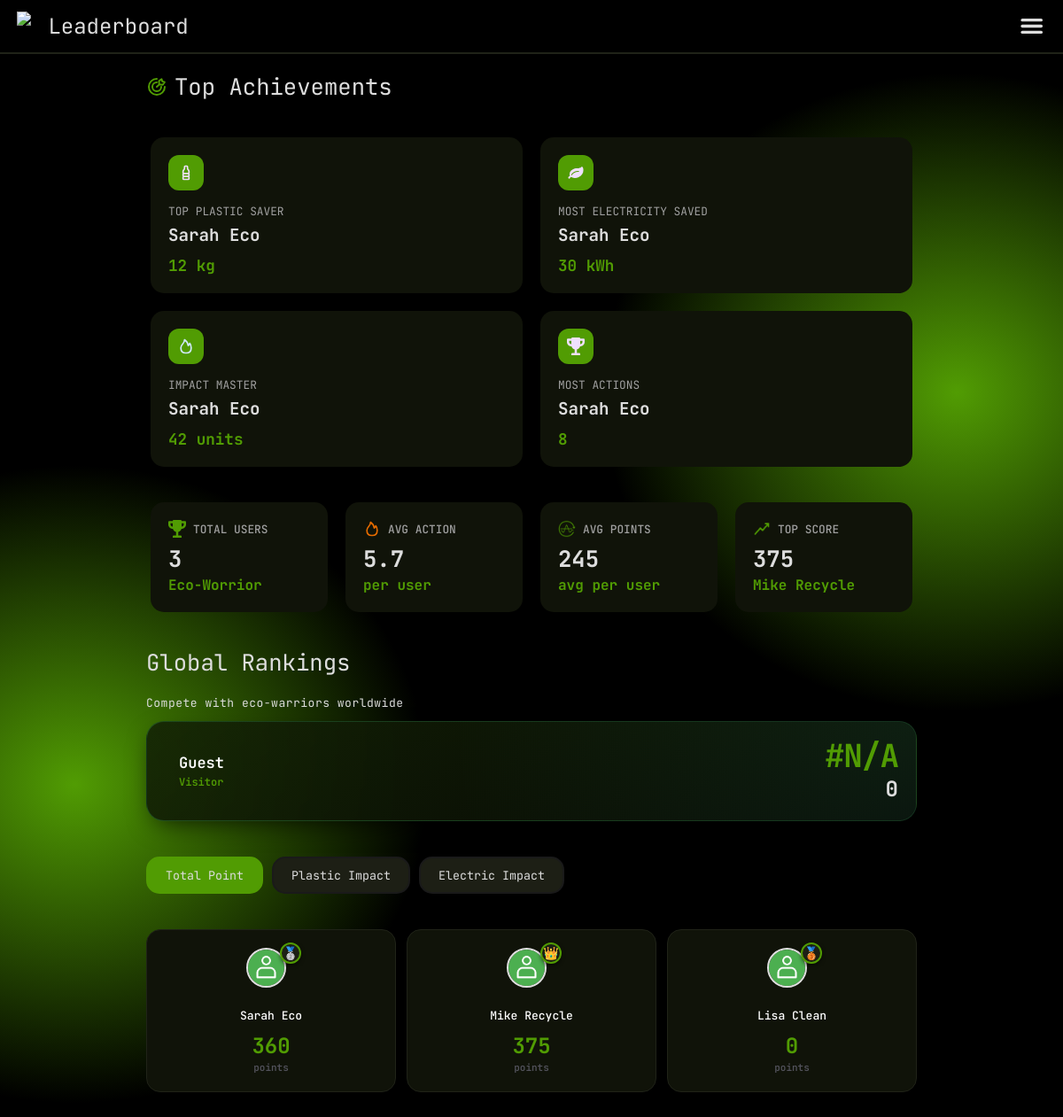
The page /leaderboard.php on the database its author committed.
### tables this page shows
CREATE TABLE USERS (
    username VARCHAR(200) PRIMARY KEY,
    email VARCHAR(200),
    password VARCHAR(64),
    name VARCHAR(200),
    DOB INT,
    profile_picture BLOB,
    role VARCHAR(20),
    FOREIGN KEY (role) REFERENCES ROLES(role)
);

### api/users/fetch_all.php (called while the page is built, shortened)
<?php
include dirname(__DIR__) . '/conn.php';
$query = "SELECT * FROM ecoquest.USERS";
$users = array();
$queryResult = mysqli_query($dbConnection, $query);
foreach (mysqli_fetch_all($queryResult, MYSQLI_ASSOC) as $line) {
    $users[$line['username']] = array(
        'username' => $line['username'],
        'password' => $line['password'],
        'name' => $line['name'],
        'DOB' => (int)$line['DOB'],
        'profile_picture' => $line['profile_picture'],
        'role' => $line['role']
    );
}

### api/submission/fetch_all.php (called while the page is built, shortened)
<?php
include dirname(__DIR__) . '/conn.php';
include dirname(__DIR__) . '/submission/functions.php';
$query = "SELECT * FROM ecoquest.SUBMISSION";
$submissions = array();
$queryResult = mysqli_query($dbConnection, $query);
foreach (mysqli_fetch_all($queryResult, MYSQLI_ASSOC) as $line) {
    $submissions[$line['ID']] = array(
        'ID' => $line['ID'],
        'user' => $line['user'],
        'task_ID' => $line['task_ID'],
        'submitted_timestamp' => (int)$line['submitted_timestamp'],
        'action_count' => (int)$line['action_count'],
        'status' => $line['status'],
        'curator' => $line['curator']
    );
}

### api/points/fetch_all.php (called while the page is built, shortened)
<?php
include dirname(__DIR__) . '/conn.php';
$query = "SELECT * FROM ecoquest.POINTS";
$points = array();
$queryResult = mysqli_query($dbConnection, $query);
foreach (mysqli_fetch_all($queryResult, MYSQLI_ASSOC) as $line) {
    $points[$line['ID']] = array(
        'ID' => $line['ID'],
        'amount' => (int)$line['amount'],
        'timestamp' => (int)$line['timestamp'],
        'submission' => $line['submission']
    );
}

### api/goals/functions.php (called while the page is built, shortened)
<?php
function goals_contributions_all($username, $type = NULL, $onlyActive = true)
{
    include dirname(__DIR__) . '/conn.php';
    $query = "select *, coalesce((
        select
    	sum(task.goal_contribution * submission.action_count)
	    from submission
            inner join task
            on task.ID = submission.task_ID
        where
            (submission.user = '$username') and
            (submission.status = 'approved') and
            (task.goal_type = goals.goal_type)
            " . ($onlyActive ? "and (submission.submitted_timestamp between goals.starting_time and goals.ending_time)" : "") . "
    ), 0) as total from goals
    " . (is_null($type) ? "" : "where (goals.type = '$type')");
    $queryResult = mysqli_query($dbConnection, $query);
    $result = array();
    foreach (mysqli_fetch_all($queryResult, MYSQLI_ASSOC) as $row) {
        $result[$row['ID']] = array(
            'ID' => $row['ID'],
            'title' => $row['title'],
            'description' => $row['description'],
            'media' => $row['media'],
            'goal_type' => $row['goal_type'],
            'goal' => $row['goal'],
            'starting_time' => intval($row['starting_time']),
            'ending_time' => intval($row['ending_time']),
            'type' => $row['type'],
            'total' => floatval($row['total']),
        );
    }
    return $result;
}

### leaderboard.php (the view, shortened to what this page needs)
<?php
include 'api/reward/fetch_all.php';
include 'api/users/fetch_all.php';
include 'api/submission/fetch_all.php';
include 'api/task/fetch_all.php';
include 'api/points/fetch_all.php';
include 'api/roles/fetch_all.php';
include 'api/credentials/fetch_all.php';
include 'api/goals/functions.php';
$participants = array_filter($users, function($u) {
    return isset($u['role']) && $u['role'] === 'user';
});
$totalPointsSum = 0;
foreach ($participants as &$u) {
    $username = $u['username'];
    $userImpacts = goals_contributions_all($username, NULL, false);
    $u['points'] = 0;
    $u['plastic_impact'] = 0;
    $u['electric_impact'] = 0;
    $u['action_count'] = 0;
    foreach ($submissions as $sub) {
        if ($sub['user'] === $username && $sub['status'] === 'approved') {
            foreach ($points as $p) {
                if ($p['submission'] === $sub['ID']) {
                    $u['points'] += (int)$p['amount'];
                }
            }
        }
    }
    foreach ($userImpacts as $goal) {
        if ($goal['goal_type'] === 'plastic') $u['plastic_impact'] += $goal['total'];
        if ($goal['goal_type'] === 'electric') $u['electric_impact'] += $goal['total'];
    }
    $totalPointsSum += $u['points'];
}
$topPlasticUser = ['username' => 'No data', 'val' => 0];
$topElectricUser = ['username' => 'No data', 'val' => 0];
$mostAction = ['username' => 'No data', 'val' => 0];
$impactMaster = ['username' => 'No data', 'val' => 0];
$topScoreVal = 0;
$topScoreName = 'No data';
foreach ($participants as $u) {
    if ($u['plastic_impact'] > $topPlasticUser['val'])
        $topPlasticUser = ['username' => $u['name'], 'val' => $u['plastic_impact']];
    if ($u['electric_impact'] > $topElectricUser['val'])
        $topElectricUser = ['username' => $u['name'], 'val' => $u['electric_impact']];
    if ($u['action_count'] > $mostAction['val'])
        $mostAction = ['username' => $u['name'], 'val' => $u['action_count']];
    if ($u['points'] > $topScoreVal) {
        $topScoreVal = $u['points'];
        $topScoreName = $u['name'];
    }
    $combined = $u['plastic_impact'] + $u['electric_impact'];
    if ($combined > $impactMaster['val'])
        $impactMaster = ['username' => $u['name'], 'val' => $combined];
}
$sortColumn = $_GET['sort'] ?? 'points';
$unit = 'Points';
if ($sortColumn === 'plastic_impact') {
    $unit = 'kg';
} elseif ($sortColumn === 'electric_impact') {
    $unit = 'kWh';
} else {
    $sortColumn = 'points';
}
usort($participants, function($a, $b) use ($sortColumn) {
    return (int)($b[$sortColumn] ?? 0) <=> (int)($a[$sortColumn] ?? 0);
});
$leaderboard = array_values($participants);
$currentUser = null;
$currentUser = $currentUser ?? ['name' => 'Guest', 'rank' => 'N/A', 'points' => 0, 'title' => 'Visitor'];
$totalUserCount = count($participants);
$avgActionsVal = ($totalUserCount > 0) ? round(count($submissions) / $totalUserCount, 1) : 0;
$avgPointsVal = ($totalUserCount > 0) ? round($totalPointsSum / $totalUserCount) : 0;
?>
<!DOCTYPE html>
<html lang="en">
<head>
    <link rel="stylesheet" href="./styles/style.css">
    <link rel="stylesheet" href="./styles/leaderboard.css">
    <link rel="stylesheet" href="./styles/leaderboard2.css">
</head>
<body>
    <div id="bg-color">
        <div id="elements">
            <?php $headerTitle = "Leaderboard"; include './components/header.php'; ?>
            <div id="top-achievements">
                <img src="./assets/target.svg">
                <h3>Top Achievements</h3>
            </div>
            <div id="achievements-grid">
                <div class="achievement-card">
                    <div class="card-icon"><img src="./assets/plastic.svg"></div>
                    <p class="achievement-title">TOP PLASTIC SAVER</p>
                    <p class="achievement-name"><?= htmlspecialchars($topPlasticUser['username']) ?></p>
                    <p class="achievement-value green-text"><?= $topPlasticUser['val'] ?> kg</p>
                </div>
                <div class="achievement-card">
                    <div class="card-icon"><img src="./assets/leaf.svg"></div>
                    <p class="achievement-title">MOST ELECTRICITY SAVED</p>
                    <p class="achievement-name"><?= htmlspecialchars($topElectricUser['username']) ?></p>
                    <p class="achievement-value green-text"><?= $topElectricUser['val'] ?> kWh</p>
                </div>
                <div class="achievement-card">
                    <div class="card-icon"><img src="./assets/fire.svg"></div>
                    <p class="achievement-title">IMPACT MASTER</p>
                    <p class="achievement-name"><?= htmlspecialchars($impactMaster['username']) ?></p>
                    <p class="achievement-value green-text"><?= $impactMaster['val'] ?> units</p>
                </div>
                <div class="achievement-card">
                    <div class="card-icon"><img src="./assets/trophy.svg"></div>
                    <p class="achievement-title">MOST ACTIONS</p>
                    <p class="achievement-name"><?= htmlspecialchars($mostAction['username']) ?></p>
                    <p class="achievement-value green-text"><?= $mostAction['val'] ?> </p>
                </div>
            </div>
            <div id="stats-grid">
                <div class="stats-card">
                    <div class="stats-header"><img src="./assets/trophy.svg"><p class="stats-title">TOTAL USERS</p></div>
                    <p class="stats-value"><?= $totalUserCount ?></p>
                    <p class="stats-footer green-text">Eco-Worrior</p>
                </div>
                <div class="stats-card">
                    <div class="stats-header"><img src="./assets/fire.svg"><p class="stats-title">AVG ACTION</p></div>
                    <p class="stats-value"><?= $avgActionsVal ?></p>
                    <p class="stats-footer green-text">per user</p>
                </div>
                <div class="stats-card">
                    <div class="stats-header"><img src="./assets/average.png"><p class="stats-title">AVG POINTS</p></div>
                    <p class="stats-value"><?= $avgPointsVal ?></p>
                    <p class="stats-footer green-text">avg per user</p>
                </div>
                <div class="stats-card">
                    <div class="stats-header"><img src="./assets/increase.png"><p class="stats-title">TOP SCORE</p></div>
                    <p class="stats-value"><?= $topScoreVal ?></p>
                    <p class="stats-footer green-text"><?= htmlspecialchars($topScoreName) ?></p>
                </div>
            </div>
            <section id="global-rankings">
                <h2>Global Rankings</h2>
                <div class="user-card">
                    <div class="label-header"><p>Compete with eco-warriors worldwide</p></div>
                    <div class="rank-card">
                        <div class="card-content">
                            <div class="user-section">
                                <div class="user-info">
                                    <span class="user-title"><?= htmlspecialchars($currentUser['name']) ?></span>
                                    <span class="user-level"><?= htmlspecialchars($currentUser['title'] ?? 'Member') ?></span>
                                </div>
                            </div>
                            <div class="user-stats-section">
                                <span class="user-rank-number">#<?= $currentUser['rank'] ?></span>
                                <span class="user-points"><?= number_format($currentUser[$sortColumn] ?? 0) ?></span>
                            </div>
                        </div>
                    </div>
                    <div id="board-filter">
                        <nav class="board-filters" id="timeFilters">
                            <button type="button" class="board-button <?= $sortColumn == 'points' ? 'active' : '' ?>" onclick="filterLeaderboard('points')">Total Point</button>
                            <button type="button" class="board-button <?= $sortColumn == 'plastic_impact' ? 'active' : '' ?>" onclick="filterLeaderboard('plastic_impact')">Plastic Impact</button>
                            <button type="button" class="board-button <?= $sortColumn == 'electric_impact' ? 'active' : '' ?>" onclick="filterLeaderboard('electric_impact')">Electric Impact</button>
                        </nav>
                    </div>
                    <div class="leaderboard">
                        <?php
                        $podiumMap = [1, 0, 2];
                        $ranks = [1 => 'silver', 0 => 'gold', 2 => 'bronze'];
                        $badges = [1 => '🥈', 0 => '👑', 2 => '🥉'];
                        foreach($podiumMap as $index):
                            if(isset($leaderboard[$index])):
                                $user = $leaderboard[$index];
                                $imgPath = $user['profile_pic'] ?? './assets/avatar.png';
                        ?>
                            <div class="card <?= $ranks[$index] ?>">
                                <div class="avatar">
                                    <div class="user-avatar-container"><img src="<?= $imgPath ?>" class="leaderboard-avatar"></div>
                                    <span class="badge"><?= $badges[$index] ?></span>
                                </div>
                                <h3><?= htmlspecialchars($user['name']) ?></h3>
                                <p class="user-points green-text"><?= number_format($user[$sortColumn] ?? 0) ?></p>
                                <p class="label"><?= $unit ?></p>
                            </div>
                        <?php endif; endforeach; ?>
                    </div>
                </div>
            </section>
        </div>
    </div>
</body>

### rows shown on the page
users: name "Sarah Eco", name "12", name "30", name "42", name "8"
users: name "Mike Recycle"
users: name "Lisa Clean"

### other values the page prints
$headerTitle "Leaderboard"
$totalUserCount "3"
$avgActionsVal "5.7"
$avgPointsVal "245"
$topScoreVal "375"
$currentUser['name'] "Guest"
$currentUser['title'] "Visitor"
$currentUser['rank'] "N/A"
$currentUser[$sortColumn] "0"
$badges[$index] "🥈"
$user[$sortColumn] "360"
$badges[$index] "👑"
$user[$sortColumn] "375"
$badges[$index] "🥉"
$user[$sortColumn] "0"
